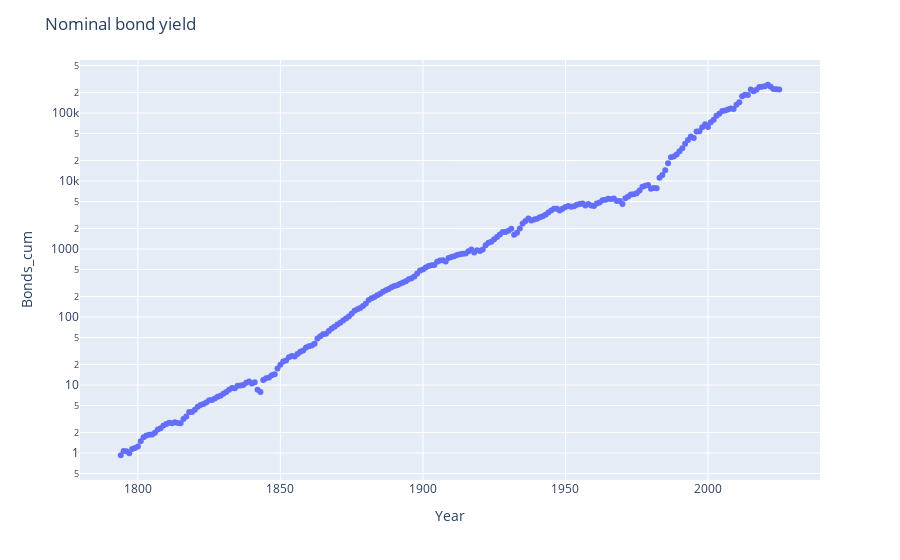

The code cell stored with this chart in its notebook:
### Markdown cell above
## Bonds

### Code cell
fig = px.scatter(df, x=df.index, y='Bonds_cum', log_y=True)
fig.update_layout(title="Nominal bond yield")

### Figure 1 — Plotly figure (JSON) as saved in the notebook; plotly's stock layout.template omitted (floating-point values rounded to 4 significant figures; data arrays with more than 128 entries replaced by an {"elided": "..."} marker saying what was removed)
{"data": [{"hovertemplate": "Year=%{x}<br>Bonds_cum=%{y}<extra></extra>", "legendgroup": "", "marker": {"color": "#636efa", "symbol": "circle"}, "mode": "markers", "name": "", "orientation": "v", "showlegend": false, "type": "scatter", "x": {"elided": "232 str values"}, "xaxis": "x", "y": {"elided": "232 float values"}, "yaxis": "y"}], "layout": {"autosize": true, "legend": {"tracegroupgap": 0}, "margin": {"t": 60}, "title": {"text": "Nominal bond yield"}, "xaxis": {"anchor": "y", "autorange": true, "domain": [0, 1], "range": ["1779-09-01 15:08:21.7774", "2039-05-03 08:51:38.2226"], "title": {"text": "Year"}, "type": "date"}, "yaxis": {"anchor": "x", "autorange": true, "domain": [0, 1], "range": [-0.4544, 5.837], "title": {"text": "Bonds_cum"}, "type": "log"}}}
